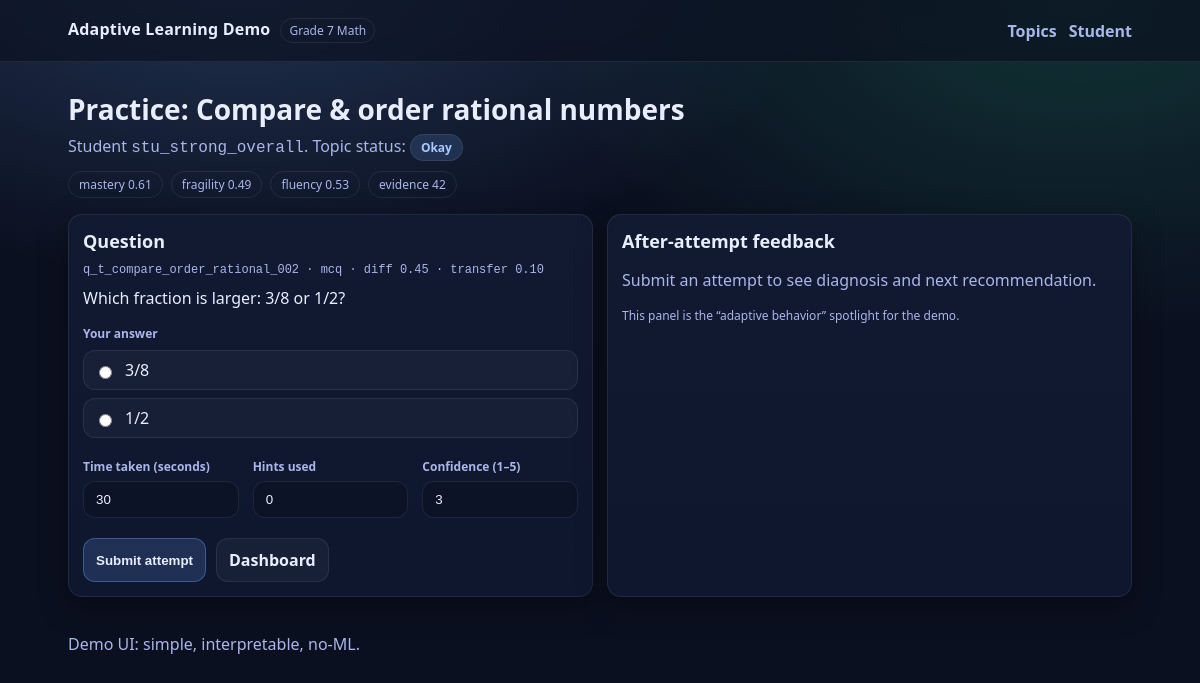
The app's page /ui/students/stu_strong_overall/practice/t_compare_order_rational, older data.
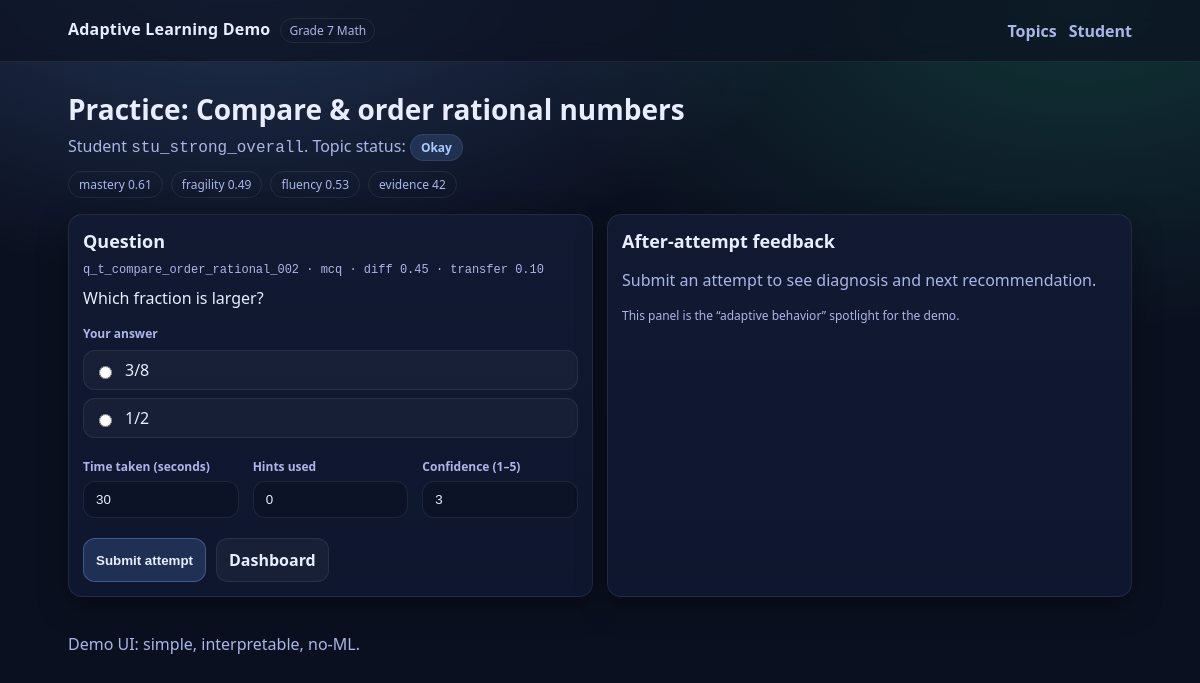
The same page, newer data.
### tables this page shows
CREATE TABLE questions (
  id TEXT PRIMARY KEY,
  question_text TEXT NOT NULL,
  answer_type TEXT NOT NULL CHECK (answer_type IN ('numeric', 'mcq', 'short_text')),
  choices_json TEXT NOT NULL DEFAULT '[]', -- JSON array, empty if not MCQ
  correct_answer TEXT NOT NULL,

  topic_id TEXT NOT NULL,
  secondary_topic_ids_json TEXT NOT NULL DEFAULT '[]', -- JSON array of topic ids

  difficulty_prior REAL NOT NULL CHECK (difficulty_prior BETWEEN 0.0 AND 1.0),
  conceptual_load REAL NOT NULL CHECK (conceptual_load BETWEEN 0.0 AND 1.0),
  procedural_load REAL NOT NULL CHECK (procedural_load BETWEEN 0.0 AND 1.0),
  transfer_load REAL NOT NULL CHECK (transfer_load BETWEEN 0.0 AND 1.0),
  diagnostic_value REAL NOT NULL CHECK (diagnostic_value BETWEEN 0.0 AND 1.0),

  hint_text TEXT NOT NULL DEFAULT '',
  explanation_text TEXT NOT NULL DEFAULT '',
  likely_error_tags_json TEXT NOT NULL DEFAULT '[]',

  FOREIGN KEY (topic_id) REFERENCES topics(id) ON DELETE RESTRICT
);

### app/ui.py (the view)
@router.get("/ui/students/{student_id}/practice/{topic_id}", response_class=HTMLResponse)
def ui_practice(request: Request, student_id: str, topic_id: str, question_id: Optional[str] = None) -> HTMLResponse:
    conn = connect()
    try:
        init_db(conn)
        _ensure_student_exists(conn, student_id)
        topic = get_topic(conn, topic_id)
        if topic is None:
            raise HTTPException(status_code=404, detail="topic_not_found")
        qs = list_questions_by_topic(conn, topic_id)
        if not qs:
            return templates.TemplateResponse(
                "practice.html",
                {
                    "request": request,
                    "student_id": student_id,
                    "topic": topic,
                    "question": None,
                    "feedback": None,
                    "topic_state": get_student_topic_state(conn, student_id=student_id, topic_id=topic_id),
                    "status": topic_status_label(get_student_topic_state(conn, student_id=student_id, topic_id=topic_id)),
                },
            )
        q = get_question(conn, question_id) if question_id else None
        if q is None:
            q = _pick_question(qs)
        st = get_student_topic_state(conn, student_id=student_id, topic_id=topic_id)
        return templates.TemplateResponse(
            "practice.html",
            {
                "request": request,
                "student_id": student_id,
                "topic": topic,
                "question": q,
                "feedback": None,
                "topic_state": st,
                "status": topic_status_label(st),
            },
        )
    finally:
        conn.close()

### app/templates/practice.html (shortened to what this page needs)
{% extends "base.html" %}
{% block content %}
  <div class="pageHeader">
    <h1>Practice: {{ topic.title }}</h1>
    <p class="lead">Student <span class="mono">{{ student_id }}</span>. Topic status: <span class="badge {% if status=='Strong' %}badgeStrong{% elif status=='Fragile' %}badgeFragile{% elif status=='Weak' %}badgeWeak{% elif status=='Okay' %}badgeOkay{% else %}badgeUnseen{% endif %}">{{ status }}</span></p>
    {% if topic_state %}
      <div class="pillRow">
        <span class="pill">mastery {{ "%.2f"|format(topic_state.mastery_score) }}</span>
        <span class="pill">fragility {{ "%.2f"|format(topic_state.fragility_score) }}</span>
        <span class="pill">fluency {{ "%.2f"|format(topic_state.fluency_score) }}</span>
        <span class="pill">evidence {{ topic_state.evidence_count }}</span>
      </div>
    {% endif %}
  </div>
  {% if question is none %}
    <div class="card">
      <h2>No questions seeded yet</h2>
      <p class="muted">Seed questions for this topic to use the attempt screen.</p>
      <div class="actions">
        <a class="btn" href="/ui/topics/{{ topic.id }}">View topic</a>
        <a class="btn" href="/ui/students/{{ student_id }}/dashboard">Back to dashboard</a>
      </div>
    </div>
  {% else %}
    <div class="grid2">
      <div class="card">
        <h2>Question</h2>
        <div class="muted small mono">{{ question.id }} · {{ question.answer_type }} · diff {{ "%.2f"|format(question.difficulty_prior) }} · transfer {{ "%.2f"|format(question.transfer_load) }}</div>
        <p class="questionText">{{ question.question_text }}</p>
        {% if question.answer_type == 'mcq' %}
          <form method="post" action="/ui/attempts" class="form">
            <div class="field">
              <label class="label">Your answer</label>
              {% for c in question.choices %}
                <label class="radio">
                  <input type="radio" name="answer" value="{{ c }}" required />
                  <span>{{ c }}</span>
                </label>
              {% endfor %}
            </div>
            <div class="grid3">
              <div class="field">
                <label class="label">Time taken (seconds)</label>
                <input class="input" type="number" name="time_taken_seconds" value="30" min="0" />
              </div>
              <div class="field">
                <label class="label">Hints used</label>
                <input class="input" type="number" name="hints_used" value="0" min="0" />
              </div>
              <div class="field">
                <label class="label">Confidence (1–5)</label>
                <input class="input" type="number" name="confidence_rating" value="3" min="1" max="5" />
              </div>
            </div>
            <div class="actions">
              <button class="btn btnPrimary" type="submit">Submit attempt</button>
              <a class="btn" href="/ui/students/{{ student_id }}/dashboard">Dashboard</a>
            </div>
          </form>
        {% endif %}
      </div>
      <div class="card">
        <h2>After-attempt feedback</h2>
        {% if feedback is none %}
          <p class="muted">Submit an attempt to see diagnosis and next recommendation.</p>
          <div class="muted small">This panel is the “adaptive behavior” spotlight for the demo.</div>
        {% endif %}
      </div>
    </div>
  {% endif %}
{% endblock %}

Row changes from the older to the newer data that the page shows:
changed questions "q_t_compare_order_rational_002": question_text "Which fraction is larger: 3/8 or 1/2?" → "Which fraction is larger?"
